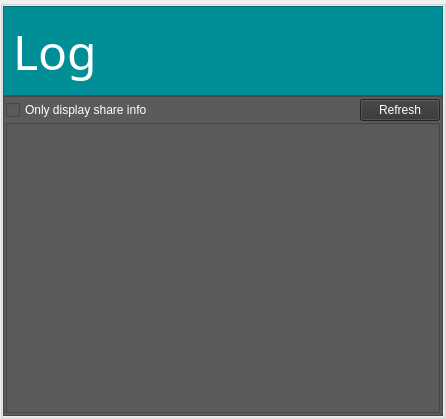
                   <widget class="QGroupBox" name="groupBox_6">
                    <property name="title">
                     <string/>
                    </property>
                    <layout class="QGridLayout" name="gridLayout_23">
                     <property name="leftMargin">
                      <number>0</number>
                     </property>
                     <property name="topMargin">
                      <number>0</number>
                     </property>
                     <property name="rightMargin">
                      <number>0</number>
                     </property>
                     <property name="bottomMargin">
                      <number>0</number>
                     </property>
                     <property name="spacing">
                      <number>0</number>
                     </property>
                     <item row="0" column="0">
                      <layout class="QVBoxLayout" name="verticalLayout_9">
                       <property name="spacing">
                        <number>0</number>
                       </property>
                       <item>
                        <widget class="QFrame" name="frame_25">
                         <property name="minimumSize">
                          <size>
                           <width>0</width>
                           <height>90</height>
                          </size>
                         </property>
                         <property name="maximumSize">
                          <size>
                           <width>16777215</width>
                           <height>100</height>
                          </size>
                         </property>
                         <property name="styleSheet">
                          <string notr="true">background:#008F96;</string>
                         </property>
                         <property name="frameShape">
                          <enum>QFrame::StyledPanel</enum>
                         </property>
                         <property name="frameShadow">
                          <enum>QFrame::Raised</enum>
                         </property>
                         <layout class="QHBoxLayout" name="horizontalLayout_20">
                          <item>
                           <widget class="QLabel" name="label_40">
                            <property name="minimumSize">
                             <size>
                              <width>100</width>
                              <height>50</height>
                             </size>
                            </property>
                            <property name="font">
                             <font>
                              <family>Adobe Arabic</family>
                              <pointsize>36</pointsize>
                             </font>
                            </property>
                            <property name="styleSheet">
                             <string notr="true">color: rgb(255, 255, 255);</string>
                            </property>
                            <property name="text">
                             <string>Log</string>
                            </property>
                           </widget>
                          </item>
                          <item>
                           <spacer name="horizontalSpacer_5">
                            <property name="orientation">
                             <enum>Qt::Horizontal</enum>
                            </property>
                            <property name="sizeHint" stdset="0">
                             <size>
                              <width>320</width>
                              <height>20</height>
                             </size>
                            </property>
                           </spacer>
                          </item>
                         </layout>
                        </widget>
                       </item>
                       <item>
                        <widget class="QFrame" name="frame_24">
                         <property name="minimumSize">
                          <size>
                           <width>0</width>
                           <height>320</height>
                          </size>
                         </property>
                         <property name="styleSheet">
                          <string notr="true">background-color: rgb(90, 91, 91);
color: rgb(255, 255, 255);</string>
                         </property>
                         <property name="frameShape">
                          <enum>QFrame::StyledPanel</enum>
                         </property>
                         <property name="frameShadow">
                          <enum>QFrame::Raised</enum>
                         </property>
                         <layout class="QGridLayout" name="gridLayout_24">
                          <property name="leftMargin">
                           <number>2</number>
                          </property>
                          <property name="topMargin">
                           <number>2</number>
                          </property>
                          <property name="rightMargin">
                           <number>2</number>
                          </property>
                          <property name="bottomMargin">
                           <number>2</number>
                          </property>
                          <property name="spacing">
                           <number>2</number>
                          </property>
                          <item row="0" column="2">
                           <widget class="QPushButton" name="pushButtonDisplayPoolStats">
                            <property name="font">
                             <font>
                              <family>Arial</family>
                             </font>
                            </property>
                            <property name="styleSheet">
                             <string notr="true">background-color: rgb(51, 51, 51);
color: rgb(255, 255, 255);</string>
                            </property>
                            <property name="text">
                             <string>Refresh</string>
                            </property>
                           </widget>
                          </item>
                          <item row="0" column="0">
                           <widget class="QCheckBox" name="checkBoxOnlyShare">
                            <property name="font">
                             <font>
                              <family>Arial</family>
                             </font>
                            </property>
                            <property name="text">
                             <string>Only display share info</string>
                            </property>
                           </widget>
                          </item>
                          <item row="1" column="0" colspan="3">
                           <widget class="QTextEdit" name="textEdit">
                            <property name="font">
                             <font>
                              <family>Arial</family>
                             </font>
                            </property>
                            <property name="styleSheet">
                             <string notr="true">background-color: rgb(91, 90, 90);</string>
                            </property>
                            <property name="readOnly">
                             <bool>true</bool>
                            </property>
                           </widget>
                          </item>
                          <item row="0" column="1">
                           <spacer name="horizontalSpacer_17">
                            <property name="orientation">
                             <enum>Qt::Horizontal</enum>
                            </property>
                            <property name="sizeHint" stdset="0">
                             <size>
                              <width>40</width>
                              <height>20</height>
                             </size>
                            </property>
                           </spacer>
                          </item>
                         </layout>
                        </widget>
                       </item>
                      </layout>
                     </item>
                    </layout>
                   </widget>
